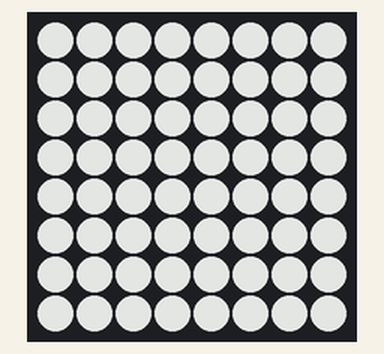
Recording of a program running on a simulated Raspberry Pi (BCM pin numbers) with a Sense HAT. Shown: the Sense HAT's 8×8 RGB LED matrix. Dim RGB values are drawn brighter than linear. At 0.8 s the program stops and its outputs stay as they are.

Above: at 0.1 s.
At 0.68 s:
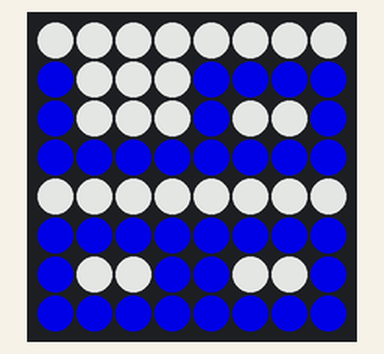

The program:

screen_test.py
```python
from screen_functions import Screen
import time

screen = Screen()
time.sleep(0.5)
screen.off()

screen.setHalf(0, '9', [0, 0, 255], [255, 255, 255])
screen.setHalf(1, '8', [0, 0, 255], [255, 255, 255])
time.sleep(0.3)
screen.set_rotation(180)
screen.setHalf(0, '2', [0, 0, 255], [255, 255, 255])
screen.setHalf(1, '3', [0, 0, 255], [255, 255, 255])
screen.off()
```

screen_functions.py
```python
from sense_hat import SenseHat
import numpy as np
import time
import sys

class Screen(SenseHat):

    def __init__(self):
        self.sense = SenseHat()
        self.sense.set_rotation(90)
        self.sense.clear()
        self.sense.low_light = True

        self.setAll([255, 255, 255])

    def set_rotation(self, rot):
        self.sense.set_rotation(rot)

    def off(self):
        self.setAll([0, 0, 0])

    def setAll(self, color):
        O = color
        screen_display = [
            O, O, O, O, O, O, O, O,
            O, O, O, O, O, O, O, O,
            O, O, O, O, O, O, O, O,
            O, O, O, O, O, O, O, O,
            O, O, O, O, O, O, O, O,
            O, O, O, O, O, O, O, O,
            O, O, O, O, O, O, O, O,
            O, O, O, O, O, O, O, O
            ]

        self.sense.set_pixels(screen_display)

    def setHalf(self, half, char, text_color, back_color):
        pixels = self.charToPixel(char)
        if half == 0:
            self.setHalfPixels(pixels, 0, 0, text_color, back_color)
        elif half == 1:
            self.setHalfPixels(pixels, 4, 0, text_color, back_color)

    def setHalfPixels(self, pixels, xi, yi, text_color, back_color):
        counter = 0
        y = yi
        for i in range(0, 8):
            x = xi
            for j in range(0, 4):
                if pixels[counter] == 1: self.sense.set_pixel(x, y, text_color)
                else: self.sense.set_pixel(x, y, back_color)
                counter += 1
                x += 1
            y += 1

    def charToPixel(self, char):
        if char == '0':
            return [0,0,1,0,
                    0,1,1,1,
                    0,1,0,1,
                    0,1,0,1,
                    0,1,0,1,
                    0,1,0,1,
                    0,1,1,1,
                    0,0,1,0]
        elif char == '1':
            return [0,1,1,0,
                    0,0,1,0,
                    0,0,1,0,
                    0,0,1,0,
                    0,0,1,0,
                    0,0,1,0,
                    0,1,1,1,
                    0,1,1,1]
        elif char == '2':
            return [0,1,1,1,
                    0,1,0,1,
                    0,0,0,1,
                    0,0,1,1,
                    0,1,1,0,
                    0,1,0,0,
                    0,1,0,0,
                    0,1,1,1]
        elif char == '3':
            return [0,1,1,1,
                    0,1,0,1,
                    0,0,0,1,
                    0,0,1,0,
                    0,0,1,0,
                    0,0,0,1,
                    0,1,0,1,
                    0,1,1,1]
        elif char == '4':
            return [0,1,0,1,
                    0,1,0,1,
                    0,1,0,1,
                    0,1,1,1,
                    0,0,0,1,
                    0,0,0,1,
                    0,0,0,1,
                    0,0,0,1]
        elif char == '5':
            return [0,1,1,1,
                    0,1,0,0,
                    0,1,0,0,
                    0,1,1,1,
                    0,0,0,1,
                    0,0,0,1,
                    0,1,0,1,
                    0,1,1,1]
        elif char == '6':
            return [0,1,1,1,
                    0,1,0,0,
                    0,1,0,0,
                    0,1,1,1,
                    0,1,0,1,
                    0,1,0,1,
                    0,1,0,1,
                    0,1,1,1]
        elif char == '7':
            return [0,1,1,1,
                    0,0,0,1,
                    0,0,0,1,
                    0,0,0,1,
                    0,0,0,1,
                    0,0,0,1,
                    0,0,0,1,
                    0,0,0,1]
        elif char == '8':
            return [0,1,1,1,
                    0,1,0,1,
                    0,1,0,1,
                    0,1,1,1,
                    0,1,1,1,
                    0,1,0,1,
                    0,1,0,1,
                    0,1,1,1]
        elif char == '9':
            return [0,1,1,1,
                    0,1,0,1,
                    0,1,0,1,
                    0,1,1,1,
                    0,0,0,1,
                    0,0,0,1,
                    0,0,0,1,
                    0,1,1,1]
        else: return [1]*32
```
